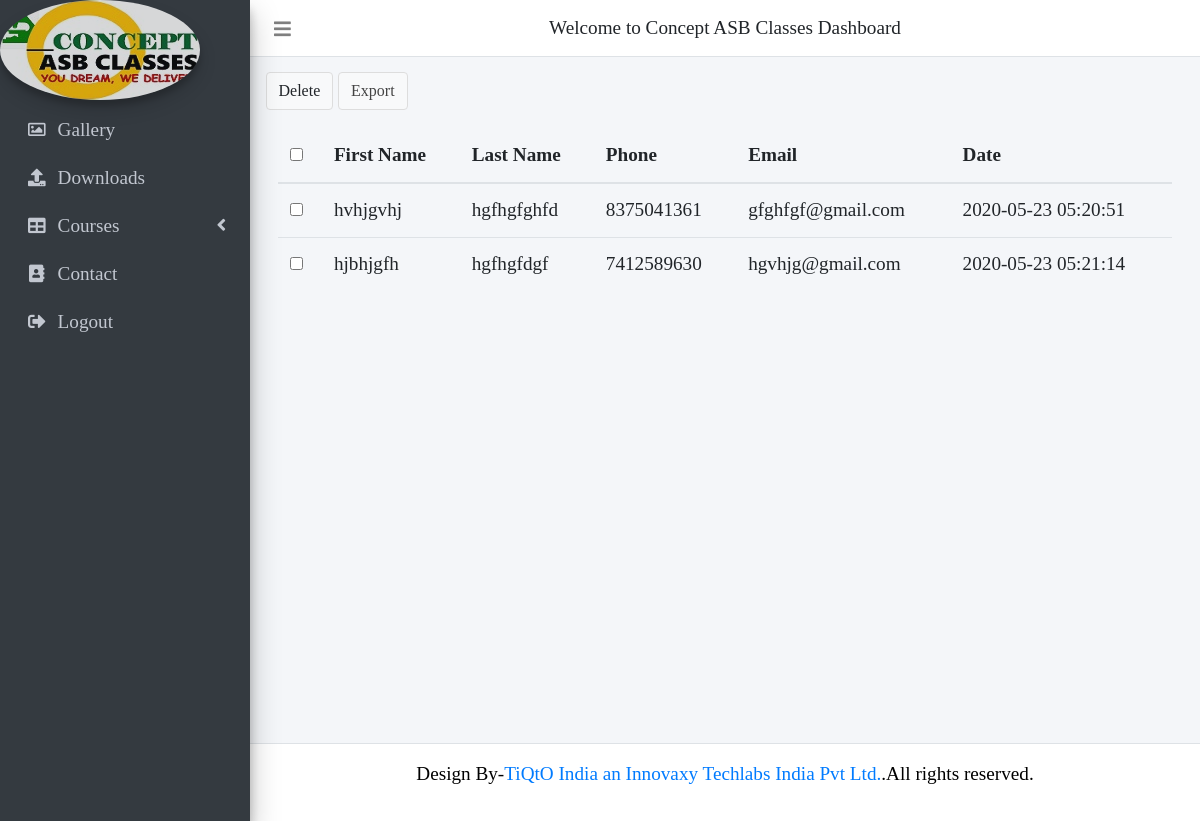
Page /admin/contact.php (signed in) on the committed database.
### tables this page shows
CREATE TABLE `contact_table` (
  `id` int(11) NOT NULL,
  `fname` varchar(255) NOT NULL,
  `lname` varchar(255) NOT NULL,
  `phone` varchar(10) NOT NULL,
  `email` varchar(255) NOT NULL,
  `date` timestamp NOT NULL DEFAULT current_timestamp() ON UPDATE current_timestamp()
);

### admin/admin.php (called while the page is built, shortened)
<?php
class Admin{
    public $con;
    public function __construct()
    {
        $this->con = new PDO("mysql:host=".DB_SERVER.";dbname=".DB_NAME,DB_USER,DB_PASS);
    }
    public function contact_fetch(){
        $displayquery="SELECT * FROM `contact_table`";
        $result=$this->con->query($displayquery);
        return $result;
    }
}
$obj=new Admin();
?>

### admin/contact.php (the view, shortened to what this page needs)
<?php include 'header.php';?>
         <div class="content-wrapper">
            <section class="content-header">
            <div class="container-fluid">
              <div class="row mb-2">
                <div class="col-sm-12 center_btn" >
                  <a type="button" id="delete_records" class="btn btn-default">Delete</a>
                  <a href="export.php?export=contact" type="button" class="btn btn-default">Export</a>
                </div>
              </div>
            </div>
          </section>
            <section class="content" style="position: relative;bottom:24px;">
               <div class="row">
                  <div class="col-12">
                        <div class="card-body table-responsive">
                           <table id="example1" class="table table-hover">
                              <thead>
                                 <th><input type="checkbox" id="select_all"></th>
                                 <th>First Name</th>
                                 <th>Last Name</th>
                                 <th>Phone</th>
                                 <th>Email</th>
                                 <th>Date</th>
                              </thead>
                              <tbody>
                                 <?php
                                    $result=$obj->contact_fetch();
                                    while($row=$result->fetch(PDO::FETCH_ASSOC)){
                                      ?>
                                 <tr  id="<?php echo $row['id']; ?>">
                                    <td><input type="checkbox" class="con_checkbox" data-con-id="<?php echo $row['id']; ?>"></td>
                                    <td><?php echo $row['fname']; ?></td>
                                    <td><?php echo $row['lname'];?></td>
                                    <td><?php echo $row['phone'];?></td>
                                    <td><?php echo $row['email'];?></td>
                                    <td><?php echo $row['date'];?></td>
                                 </tr>
                                 <?php
                                    }
                                    ?>
                              </tbody>
                           </table>
                        </div>
                  </div>
               </div>
            </section>
         </div>
        <?php include 'footer.php';?>

### admin/header.php (style rules this page uses)
body { font-family: none !important; height: auto !important; font-size: larger !important; }

### rows in the picture
contact_table: fname "hvhjgvhj", lname "hgfhgfghfd", phone "8375041361", email "gfghfgf@gmail.com", date "2020-05-23 05:20:51"
contact_table: fname "hjbhjgfh", lname "hgfhgfdgf", phone "7412589630", email "hgvhjg@gmail.com", date "2020-05-23 05:21:14"
